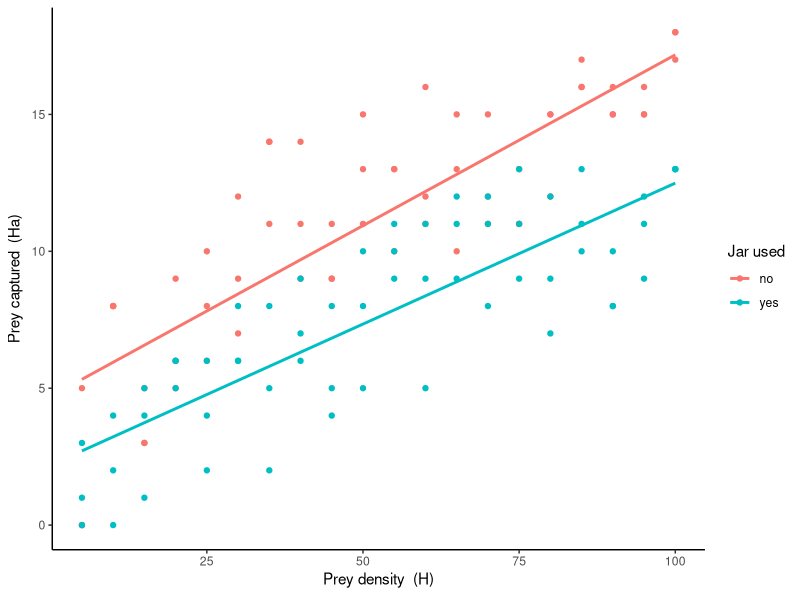

The R source for this figure:
## ---- chunk 1
knitr::opts_chunk$set(echo = TRUE)
## ---- chunk 2
# Functional response function
functional_response <- function(prey_density, lid_used, total_time){
  
  # Check jar type is inputted correctly
  if (!lid_used %in% c("yes", "no")) {
    stop("Lid used is not inputted correctly. Use 'yes' or 'no' in all lowercase")
  }
  if(lid_used == "yes"){
    Ha <- (0.2 * prey_density * total_time)/(1 + 0.2 * 0.03 * prey_density)
  }
  if(lid_used == "no"){
    Ha <- (0.7 * prey_density * total_time)/(1 + 0.7 * 0.05 * prey_density)
  }
  Ha <- Ha + sample(seq(-3,3), 1)
  if(Ha < 0){
    Ha <- 0
  }
  if(Ha > prey_density){
    Ha <- prey_density
  }
  # message("The number of prey caught is ", floor(Ha))
return(floor(Ha))
  }
## ---- chunk 3
# Set parameters for the function
total_time <- 1 # total foraging time in minutes
no_treatments <- seq(from = 5, to = 100, by = 5) # prey density treatments between 5 and 100
replications <- 3 # number of replications

# a numeric vector of prey densities for all treatments, jar types and replications 
prey_density <- rep(rep(no_treatments, replications),2) # repeated twice for each jar type

# a character vector of the jar type
lid_used <- sort(rep(c("no", "yes"), length(prey_density)/2)) # "yes" or "no"
## ---- chunk 4
# Create an empty list called prey_caught to populate 
prey_caught <- list()

for(i in seq_along(prey_density)){
  # Run the functional response for the nth observation in the vector prey_density representing all our observations and save it to the list
  prey_caught[[i]] <- functional_response(prey_density = prey_density[i],
                                         lid_used = lid_used[i],
                                         total_time = total_time)
  
  # Prepare the list for further analysis
  prey_caught[[i]] <-  cbind(prey_caught[[i]], prey_density[i]) # add a column for the prey density used to calculate the number of prey caught for that observation (row)
  prey_caught[[i]] <-  cbind(prey_caught[[i]], 1/prey_caught[[i]]) # add a column for the inverse of the number of prey caught - for statiscally parameterising the functional response
  prey_caught[[i]][,3] <-  ifelse(prey_caught[[i]][,3] == Inf, 0, prey_caught[[i]][,3]) # Housekeeping - turn undefined values of prey caught (from calculating 1 divided by 0) into 0. If the number of prey caught was 0
}

# Turn our list into a data frame
prey_caught <- data.frame(do.call("rbind", prey_caught))

# Label the columns
colnames(prey_caught) <- c("Ha", "H","Ha.1", "HT.1") # ".1 is inversed columns"

# Add type of lid used to our data frame
prey_caught$lid_used <- lid_used
## ---- chunk 5
library(tidyverse)

prey_caught %>% # Absolute values
  ggplot(aes(H, Ha, colour = lid_used)) +
  geom_point() +
  geom_smooth(method = "lm", se = FALSE, fullrange=TRUE) +
  labs(x = expression(paste("Prey density  (H)")),
       y = expression(paste("Prey captured  (Ha)")),
       colour = "Jar used") +
  theme_classic()

# Linear model
summary(lm(Ha.1 ~ HT.1 * lid_used, prey_caught))
